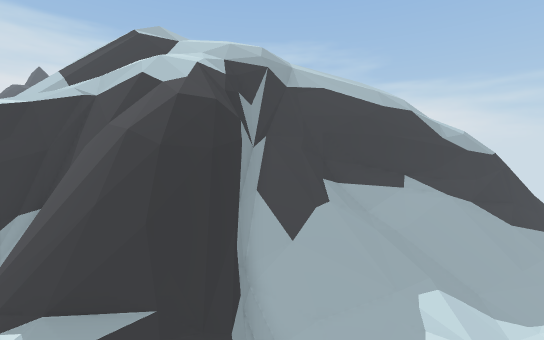
view 1 (above)

16 first-person views from a walk through a scene from a Unity 3-D project. The camera is 1.5 m above the floor, tilts 4° down and sees 90° across. The floor is counted in squares, 2 m on a side. Each view is taken from the middle of a square. On the plan, view 1 faces up. The plan holds only what a view shows up to about 10 squares ahead; the rest is blank. The place goes on beyond the plan. Some animated figures are not drawn.

view 2
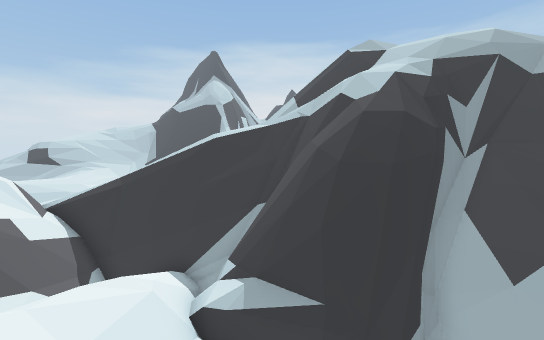

view 3
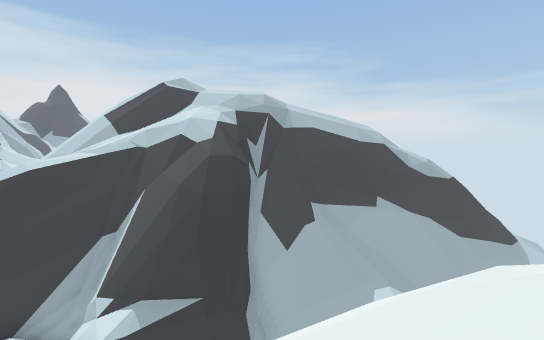

view 4
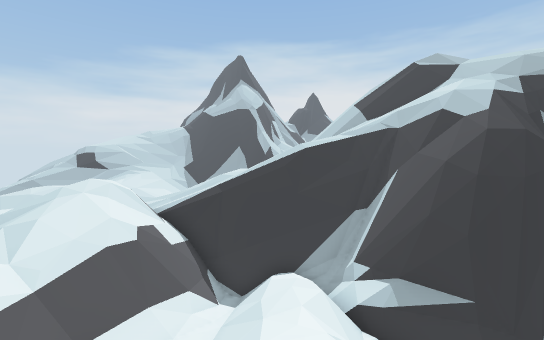

view 5
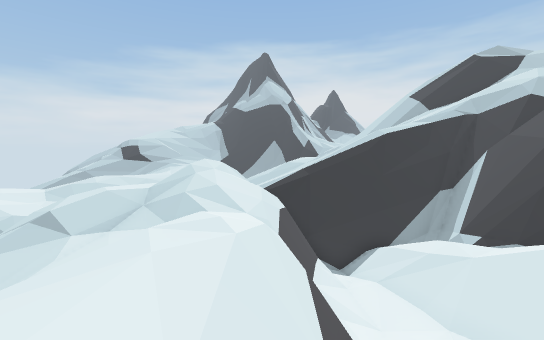

view 6
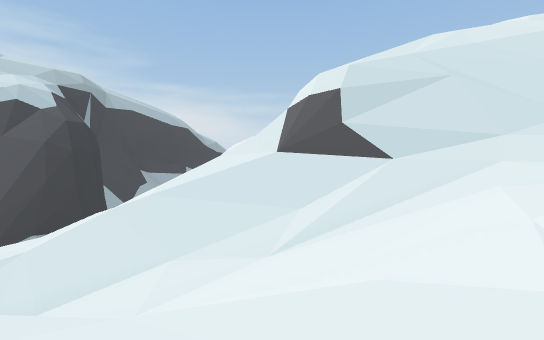

view 7
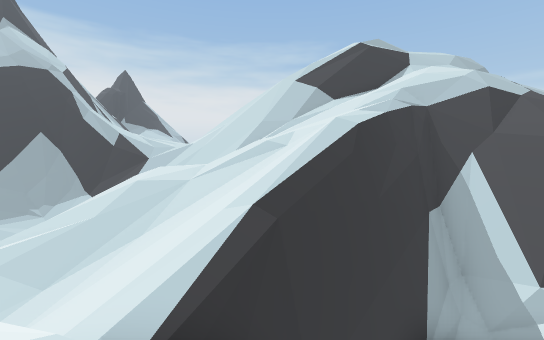

view 8
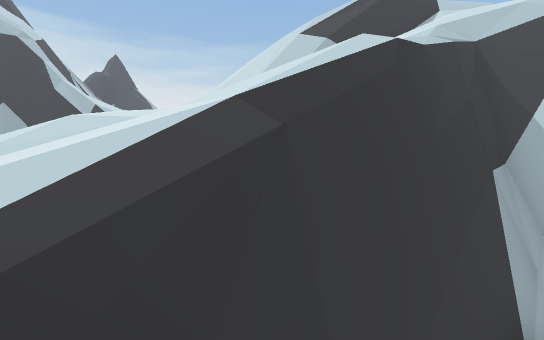

view 9
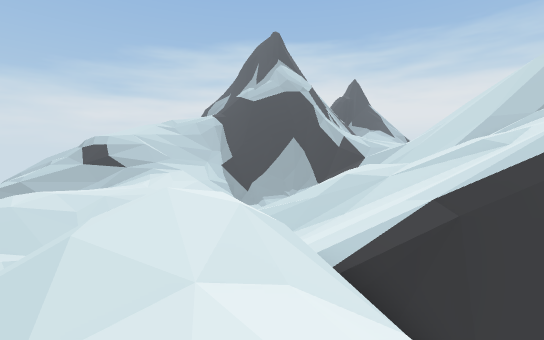

view 10
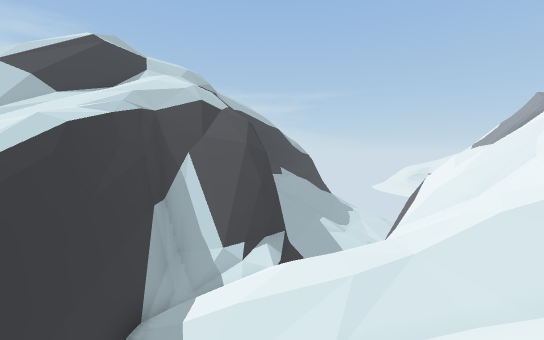

view 11
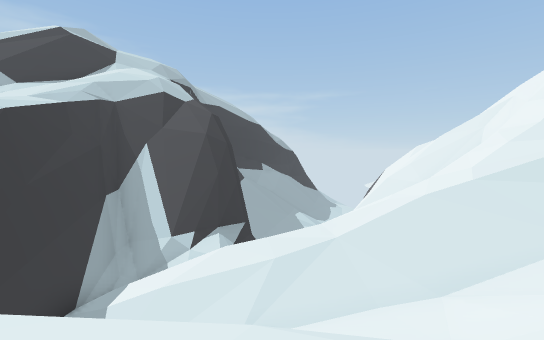

view 12
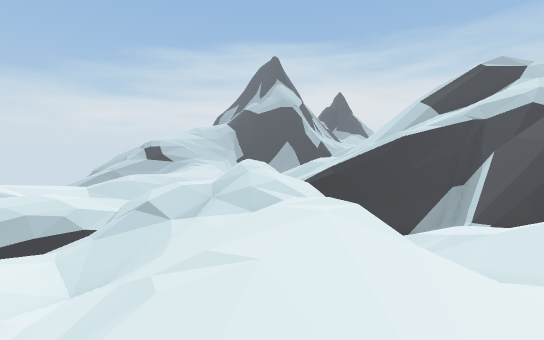

view 13
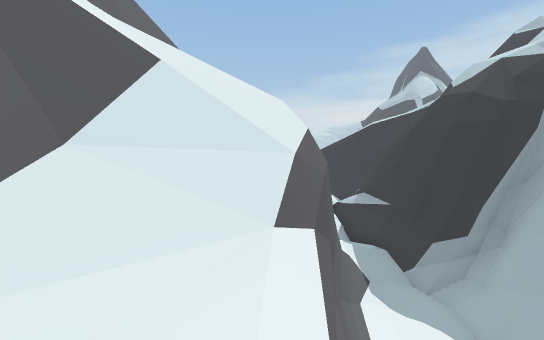

view 14
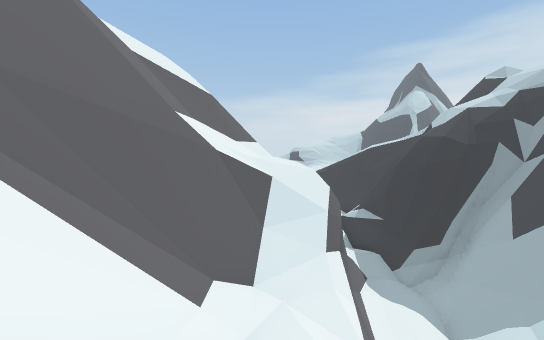

view 15
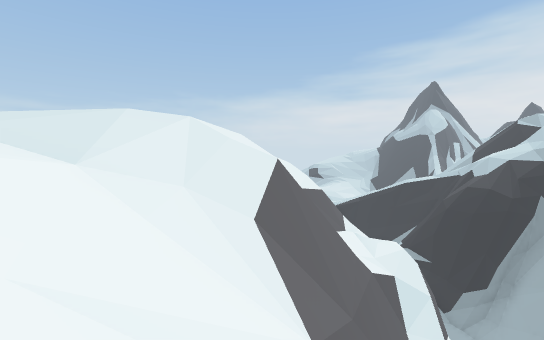

view 16
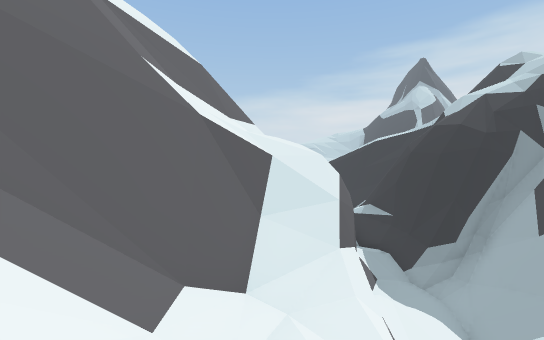

### Floor plan
Key: @ floor where view 1 was taken; # wall or solid block; x gap in a wall; . main floor; : floor 0.75 m higher than the main floor; - floor 1.5 m lower than the main floor; + floor 2.5 m higher than the main floor; _ floor 2.5 m lower than the main floor; * floor 3.25 m higher than the main floor; % floor 4.75 m higher than the main floor; < floor 6.5 m lower than the main floor; & floor 8 m higher than the main floor; ( floor 8.75 m lower than the main floor; / step, stairs or slope; = window, fence, low wall or low ledge; ^ raised ledge; v drop or lower ground.
Columns run from 22 left of view 1 to 12 right of it. Each row starts with its distance up from view 1.
 11            ///#####//vvv
 10            ///// ////vv#/////////
  9            //////////v##/////////
  8              ////vv//v##v///////
  7          /://///vv#=%#/##//////
  6         /://///v^=v*v#///////
  5        ///////v###^vv#/(///
  4        //////v##/#####////
  3         ////.##//====<////
  2         ///#x#////#/   ##//
  1           v//##////###=v=###
  0            ///#///// =@///v##//
 -1 ///       =:///#/////#//=/+/#/////
 -2 ///        //.//#//////=//#/####=
 -3            .///./#/////#///######
 -4            .////.////#v/// ///vv/=/
 -5            //-///.////=////&  ////
 -6            =//////./////////   //
 -7             _/////...///////
 -8             ///////.

Where each view was taken, in squares from view 1:
view 1: 0 up, 0 right, facing up
view 2: 0 up, 1 right, facing up-left
view 3: 3 down, 0 right, facing up
view 4: 3 down, 1 left, facing up-left
view 5: 6 down, 3 left, facing up-left
view 6: 7 down, 4 left, facing up-right
view 7: 1 down, 10 left, facing up
view 8: 1 up, 10 left, facing up
view 9: 2 down, 9 left, facing up-left
view 10: 2 down, 9 left, facing up-right
view 11: 3 down, 8 left, facing up-right
view 12: 8 down, 3 left, facing up-left
view 13: 0 up, 8 right, facing left
view 14: 1 down, 11 right, facing left
view 15: 4 down, 12 right, facing left
view 16: 1 down, 10 right, facing left
